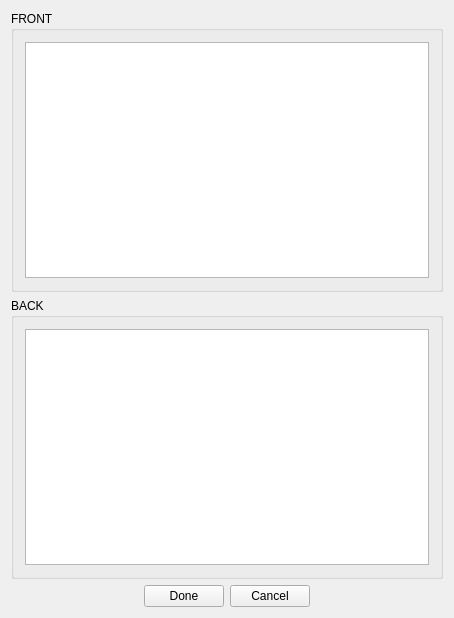
<?xml version="1.0" encoding="UTF-8"?>
<ui version="4.0">
 <class>EditCard</class>
 <widget class="QWidget" name="EditCard">
  <property name="geometry">
   <rect>
    <x>0</x>
    <y>0</y>
    <width>454</width>
    <height>618</height>
   </rect>
  </property>
  <property name="windowTitle">
   <string>EditCard</string>
  </property>
  <layout class="QVBoxLayout" name="verticalLayout">
   <item>
    <widget class="QGroupBox" name="groupBox">
     <property name="title">
      <string>FRONT</string>
     </property>
     <layout class="QVBoxLayout" name="verticalLayout_2">
      <item>
       <widget class="QPlainTextEdit" name="front"/>
      </item>
     </layout>
    </widget>
   </item>
   <item>
    <widget class="QGroupBox" name="groupBox_2">
     <property name="title">
      <string>BACK</string>
     </property>
     <layout class="QVBoxLayout" name="verticalLayout_3">
      <item>
       <widget class="QPlainTextEdit" name="back"/>
      </item>
     </layout>
    </widget>
   </item>
   <item>
    <layout class="QHBoxLayout" name="horizontalLayout">
     <item>
      <spacer name="horizontalSpacer_2">
       <property name="orientation">
        <enum>Qt::Horizontal</enum>
       </property>
       <property name="sizeHint" stdset="0">
        <size>
         <width>40</width>
         <height>20</height>
        </size>
       </property>
      </spacer>
     </item>
     <item>
      <widget class="QPushButton" name="pushButton">
       <property name="text">
        <string>Done</string>
       </property>
      </widget>
     </item>
     <item>
      <widget class="QPushButton" name="pushButton_2">
       <property name="text">
        <string>Cancel</string>
       </property>
      </widget>
     </item>
     <item>
      <spacer name="horizontalSpacer">
       <property name="orientation">
        <enum>Qt::Horizontal</enum>
       </property>
       <property name="sizeHint" stdset="0">
        <size>
         <width>40</width>
         <height>20</height>
        </size>
       </property>
      </spacer>
     </item>
    </layout>
   </item>
  </layout>
 </widget>
 <layoutdefault spacing="6" margin="11"/>
 <resources/>
 <connections>
  <connection>
   <sender>pushButton</sender>
   <signal>clicked()</signal>
   <receiver>EditCard</receiver>
   <slot>done()</slot>
   <hints>
    <hint type="sourcelabel">
     <x>152</x>
     <y>565</y>
    </hint>
    <hint type="destinationlabel">
     <x>180</x>
     <y>956</y>
    </hint>
   </hints>
  </connection>
  <connection>
   <sender>pushButton_2</sender>
   <signal>clicked()</signal>
   <receiver>EditCard</receiver>
   <slot>cancel()</slot>
   <hints>
    <hint type="sourcelabel">
     <x>343</x>
     <y>568</y>
    </hint>
    <hint type="destinationlabel">
     <x>396</x>
     <y>1034</y>
    </hint>
   </hints>
  </connection>
 </connections>
 <slots>
  <slot>done()</slot>
  <slot>cancel()</slot>
 </slots>
</ui>
